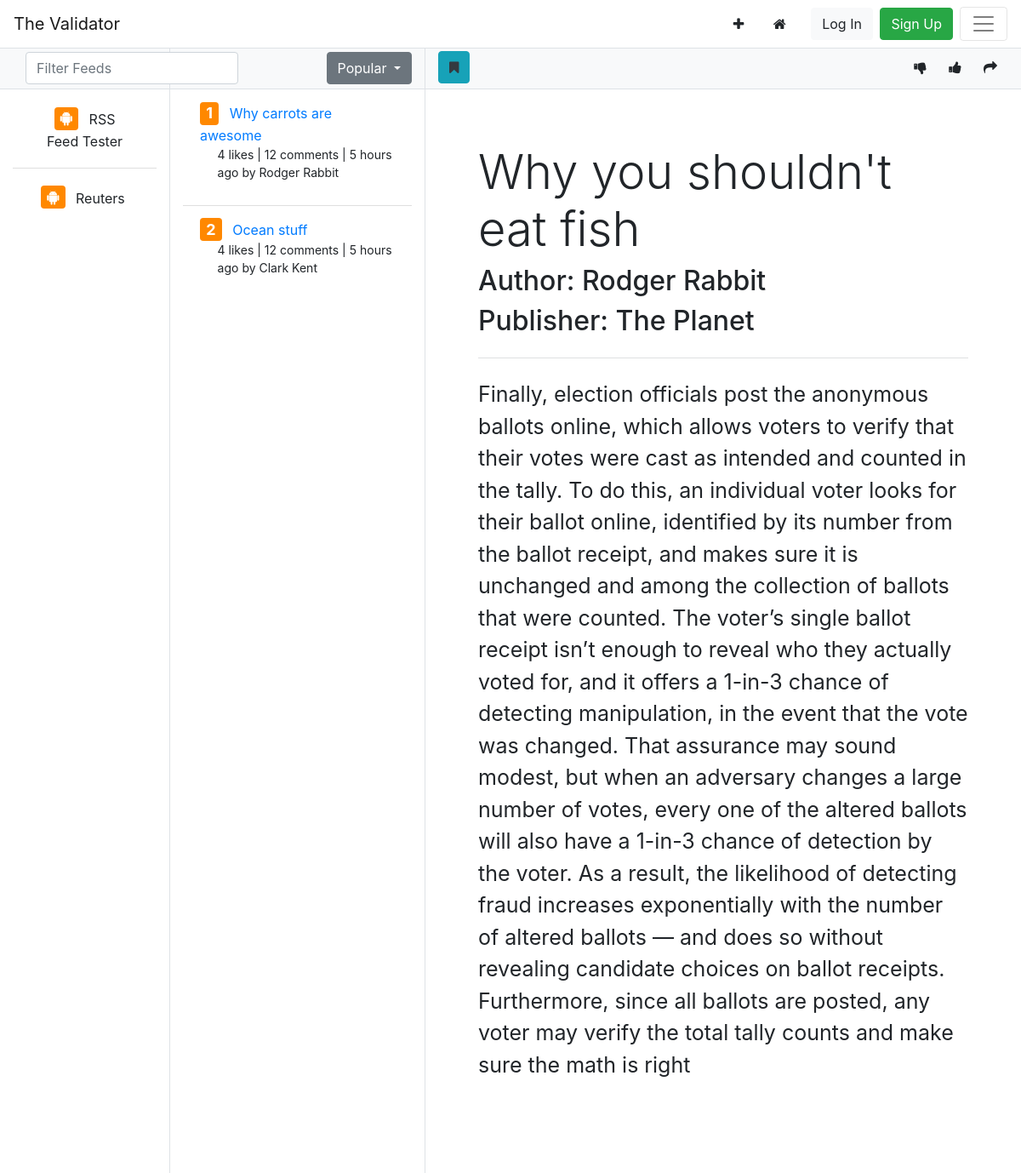
Page /app/article/3 on the committed database.
### app/models.py (models this page shows, shortened)
class RSSFeed(models.Model):
    name = models.CharField(max_length=200, default="")
    link = models.URLField(max_length=200, default="")
    def get_article_list(self):
        return self.article_set.all()

class Article(models.Model):
    objects = ArticleManager()
    rss_feed = models.ForeignKey(RSSFeed, on_delete=models.CASCADE, null=True)
    title = models.CharField(max_length=200, default="")
    publisher = models.CharField(max_length=200, default="")
    author = models.CharField(max_length=200, default="")
    content = models.TextField()

### app/views.py (the view)
# urls.py: path("article/<int:pk>", ArticleDetailView.as_view(), name="article-detail"),
class ArticleDetailView(DetailView):
    model = Article

### app/context_processors.py (called while the page is built)
def get_rss_list(request):
    return {'rss_list': RSSFeed.objects.all()}

def get_rss_articles(request):
    default_feed = RSSFeed.objects.get(pk=1)
    article_list = default_feed.get_article_list()
    return {'default_article_list': article_list}

### app/templates/app/article_detail.html (shortened to what this page needs)
{% extends 'app/base.html' %}
{% block content %}
<div class="container container-fluid">
	<div class="jumbotron bg-white">
	  	<h1 class="display-4">{{article.title}}</h1>
		<h2>Author: {{article.author}}</h2>
		<h2>Publisher: {{article.publisher}}</h2>
	  	<hr class="my-4 bg-light">
	  	<p style="font-size: 25px;">{{article.content}}</p>
	</div>
</div>
<br>
<br>
{% endblock  %}

### app/templates/app/base.html (shortened to what this page needs)
{% load static %}
{% load rss_list %}
<!DOCTYPE html>
<html lang="en">
  <head>
    <link rel="stylesheet" href="{% static 'css/main.css' %}">
    <link rel="stylesheet" href="https://stackpath.bootstrapcdn.com/bootstrap/4.4.1/css/bootstrap.min.css">
    <link rel="stylesheet" type="text/css" href="https://cdnjs.cloudflare.com/ajax/libs/font-awesome/4.7.0/css/font-awesome.min.css">
  </head>
  <body>
<div id="navbar-container">
  <nav class="navbar fixed-top navbar-light bg-white border-bottom">
    <a class="navbar-brand" href="{% url 'index' %}">The Validator</a>
    <div class="ml-auto mr-2">
      <a href="{% url 'rss-list' %}"><button class="btn btn-white mr-1"><i class="fa fa-plus" aria-hidden="true"></i></button></a>
      <a href="{% url 'home' %}"><button class="btn btn-white mr-1"><i class="fa fa-home mr-2" aria-hidden="true"></i></button></a>
      {% if not user.profile.is_online %}
        <a href="{% url 'login' %}"><button class="btn btn-light mr-1">Log In</button></a>
        <a href="{% url 'user-add' %}"><button class="btn btn-success">Sign Up</button></a>
      {% endif %}
    </div>
    <button class="navbar-toggler" type="button" data-toggle="modal" data-target="#exampleModal" aria-expanded="false">
      <span class="navbar-toggler-icon"></span>
    </button>
  </nav>
</div>
<br>
<br>
<div class="container-fluid h-100 mt-2">
    <div class="row justify-content-center bg-light">
      <div class="col-2 border-right border-bottom ">
          <form class="form-inline ">
            <div class="form-group col">
              <input class="form-control mr-sm-2" id="feed-filter" type="search" placeholder="Filter Feeds" aria-label="Search">
            </div>
          </form>
      </div>
      <div class="col-3 border-right border-bottom">
        <div class="dropdown float-right" id="button-filter">
		  <button class="btn btn-secondary dropdown-toggle" type="button" id="dropdownMenuButton" data-toggle="dropdown" aria-haspopup="true" aria-expanded="false">
		    Popular
		  </button>
		</div>
      </div>
      <div class="col border-bottom mt-1">
        <button class="btn btn-info text-dark bookmark mb-1" value="{{article.id}}"><i class="fa fa-bookmark" aria-hidden="true"></i></button>
        <button class="btn btn-light float-right" type="button" id="share-button" data-toggle="dropdown" aria-haspopup="true" aria-expanded="false"><i class="fa fa-share" aria-hidden="true"></i></button>
        <button class="btn btn-light float-right like" value="{{article.id}}"><i class="fa fa-thumbs-up" aria-hidden="true"></i></button>
		<button class="btn btn-light float-right dislike" value="{{article.id}}"><i class="fa fa-thumbs-down" aria-hidden="true"></i></button>
      </div>
    </div>
  <div class="row justify-content-center h-100">
    <div class="col-2 hidden-md-down border-right">
      <ul class="list-group list-group-flush ">
        {% for feed in rss_list %}
          <li class="list-group-item">
            <div class="feed-container">
              <button class="btn btn-white feed" id="{{feed.id}}" value="{{feed.id}}">
                <h4 class="d-inline" ><span class="badge article-count"><i class="fa fa-android" aria-hidden="true"></i></span></h4>
                <p class="ml-2 d-inline article-title">{{feed.name}}</p>
              </button>
            </div>
          </li>
        {% endfor %}
      </ul>
    </div>
    <div class="col-3 border-right">
      <ul class="list-group list-group-flush article-list">
        {% for article in default_article_list %}
          <li class='list-group-item  '>
              <div class='article-container'>
                <h4 class='d-inline'><span class='badge article-count'>{{article.id}}</span></h4>
                <p class='ml-2 d-inline article-title'><a href="{% url 'article-detail' article.id %}" >{{article.title}}</a></p>
                <p class='article-stats'>4 likes | 12 comments | 5 hours ago by {{article.author}}</p>
              </div>
            </li>
        {% endfor %}
      </ul>
    </div>
    <div class="col">
        {% block content %}
        {% endblock %}
    </div>
  </div>
</div>
<link rel="stylesheet" type="text/css" href=" {% static '/app/main.css' %} ">
  </body>
</html>

### app/templates/app/base.html (style rules this page uses)
.article-count { background-color: #FF8800; color: white; }
.article-stats { margin-left: 9%; font-size: 14px; }
#feed-filter { margin-top:5px; margin-bottom: 5px; width: 250px; }
#button-filter { margin-top:5px; margin-bottom: 5px; }

### rows in the picture
RSSFeed: {{ feed.id }} 1 (drawn), name "RSS Feed Tester"
RSSFeed: {{ feed.id }} 2 (drawn), name "Reuters"
Article: id "1", title "Why carrots are awesome", author "Rodger Rabbit"
Article: id "2", title "Ocean stuff", author "Clark Kent"
Article: title "Why you shouldn't eat fish", author "Rodger Rabbit", publisher "The Planet", content "Finally, election officials post the anonymous ballots online, which allows voters to verify that their votes were cast as intended and counted in the tally. To do this, an individual voter looks for their ballot online, identified by its number from the ballot receipt, and makes sure it is unchanged and among the collection of ballots that were counted. The voter’s single ballot receipt isn’t enough to reveal who they actually voted for, and it offers a 1-in-3 chance of detecting manipulation, in the event that the vote was changed. That assurance may sound modest, but when an adversary changes a large number of votes, every one of the altered ballots will also have a 1-in-3 chance of…"
